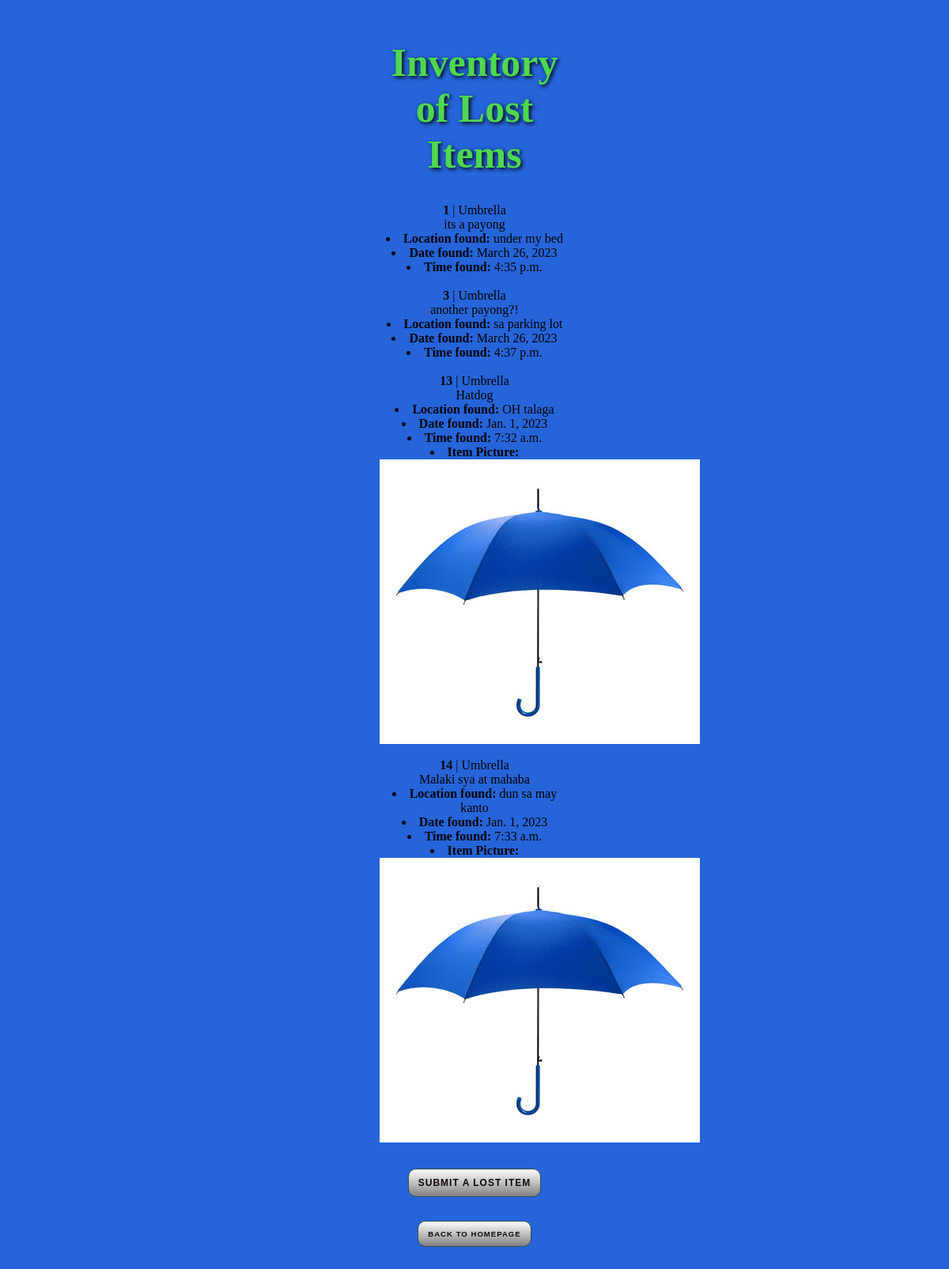
/items/lostitems/, run on the app's committed database.
### items/models.py (models this page shows, shortened)
class Item(models.Model):
    isLost = models.BooleanField(default=True)
    category = models.CharField(max_length=100, default="Umbrella")
    description = models.CharField(max_length=500)
    locationFound = models.CharField(max_length=100)
    dateFound = models.DateField()
    timeFound = models.TimeField(auto_now=False, auto_now_add=False)
    lost_item_image = models.ImageField(upload_to="lostItems", null=True, blank=True)

### items/views.py (the view)
# urls.py: path("lostitems/", views.lostItems.as_view(), name="lostItems"),
class lostItems(View):
    template = "lostitems.html"
    def get(self, request):
        all_lost_items = Item.objects.filter(isLost=True)
        context = {
            "all_lost_items": all_lost_items
        }
        return render(request, "items/lostitems.html", context)

### items/templates/items/lostitems.html
{% extends "base.html" %}
{% block content %}
  <center><h1>Inventory of Lost Items</h1></center>
  {% for lost in all_lost_items %}
    {% if lost.isLost == True %}
    <b>{{lost.id}}</b> | {{lost.category}}<br>
    {{lost.description}}
    <li><b>Location found: </b>{{lost.locationFound}}</li>
    <li><b>Date found: </b>{{lost.dateFound}}</li>
    <li><b>Time found: </b>{{lost.timeFound}}</li>
    {% if lost.lost_item_image %}
      <li><b>Item Picture:</b></li>
      <img src="{{lost.lost_item_image.url}}">
    {% endif %}
    <br>
    {% endif %}
  {% endfor %}
  <a href="/items/newLostItem"> <button>Submit a Lost Item</button> </a>
  <button onclick="window.location.href='../../login/homepage/';">Back to Homepage</button>
  {% endblock %}

### login/templates/base.html (shortened to what this page needs)
{% load static %}
<!DOCTYPE html>
<html lang="en">
<head>
    <link rel="stylesheet" type="text/css" href="{% static 'style.css' %}">
</head>
<body>
    <div id="content">
        {% block content %}{% endblock %}
    </div>
</body>
</html>

### login/static/style.css (style rules this page uses)
h1 { text-align: center; color:rgb(78, 216, 80); text-shadow:2px 2px 5px rgb(0, 0, 0); font-family: "Brush Script MT", "Brush Script Std", cursive; font-size: 50px; }
a { color:rgb(173, 247, 255); font-size: 20px; font-family: "Arial Narrow", sans-serif; }
img { display: block; margin-left: auto; margin-right: auto; }
body { text-align: center; padding: 1em; max-width: 240px; margin: 0 auto; min-height: 100vh; width: 100% auto; background: rgb(37, 100, 217); }
button { color: rgb(16, 6, 6); margin: 15px 0 15px; font-size: 0.6em; text-transform: uppercase; letter-spacing: 1px; font-weight: bold; border-radius: 10px; background: linear-gradient(to bottom, white 0%, gray 100%); border: 1px solid darkslategray; box-sizing: border-box; padding: 10px 12px; }

### data on the page
Item: id "1", category "Umbrella", description "its a payong", locationFound "under my bed", dateFound "March 26, 2023", timeFound "4:35 p.m."
Item: id "3", category "Umbrella", description "another payong?!", locationFound "sa parking lot", dateFound "March 26, 2023", timeFound "4:37 p.m."
Item: id "13", category "Umbrella", description "Hatdog", locationFound "OH talaga", dateFound "Jan. 1, 2023", timeFound "7:32 a.m.", lost_item_image (picture)
Item: id "14", category "Umbrella", description "Malaki sya at mahaba", locationFound "dun sa may kanto", dateFound "Jan. 1, 2023", timeFound "7:33 a.m.", lost_item_image (picture)
